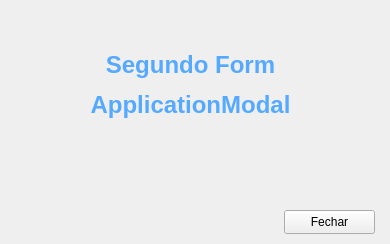
<?xml version="1.0" encoding="UTF-8"?>
<ui version="4.0">
 <class>frmSegundoForm</class>
 <widget class="QWidget" name="frmSegundoForm">
  <property name="windowModality">
   <enum>Qt::WindowModal</enum>
  </property>
  <property name="geometry">
   <rect>
    <x>0</x>
    <y>0</y>
    <width>390</width>
    <height>244</height>
   </rect>
  </property>
  <property name="windowTitle">
   <string>Form</string>
  </property>
  <property name="windowIcon">
   <iconset resource="../resources.qrc">
    <normaloff>:/icones/py.ico</normaloff>:/icones/py.ico</iconset>
  </property>
  <widget class="QPushButton" name="btnSegFormClose">
   <property name="geometry">
    <rect>
     <x>284</x>
     <y>210</y>
     <width>91</width>
     <height>24</height>
    </rect>
   </property>
   <property name="text">
    <string>Fechar</string>
   </property>
   <property name="icon">
    <iconset resource="../resources.qrc">
     <normaloff>:/icones/close.ico</normaloff>:/icones/close.ico</iconset>
   </property>
  </widget>
  <widget class="QLabel" name="label">
   <property name="geometry">
    <rect>
     <x>20</x>
     <y>40</y>
     <width>341</width>
     <height>91</height>
    </rect>
   </property>
   <property name="text">
    <string>&lt;html&gt;&lt;head/&gt;&lt;body&gt;&lt;p align=&quot;center&quot;&gt;&lt;span style=&quot; font-size:18pt; font-weight:700; color:#55aaff;&quot;&gt;Segundo Form&lt;/span&gt;&lt;/p&gt;&lt;p align=&quot;center&quot;&gt;&lt;span style=&quot; font-size:18pt; font-weight:700; color:#55aaff;&quot;&gt;ApplicationModal&lt;/span&gt;&lt;/p&gt;&lt;/body&gt;&lt;/html&gt;</string>
   </property>
  </widget>
 </widget>
 <resources>
  <include location="../resources.qrc"/>
 </resources>
 <connections/>
</ui>
